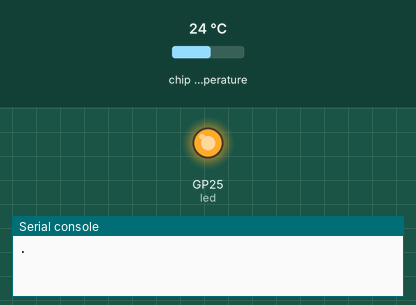
This program was run on a simulated Raspberry Pi Pico running MicroPython. Shown: output pins drawn as LEDs (lit = HIGH), the last lines printed to the serial console. The inputs (shaded band) are chosen by the test bench; at power-on: chip temperature 24 °C. WiFi joins after 1.5 s.

Above: at 0.1 s.
At 1.1 s:
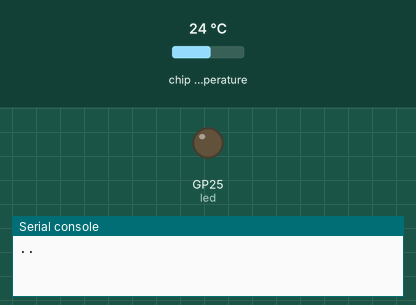
Timing chart, 0 to 2.6 s (numbered marks = the images above):
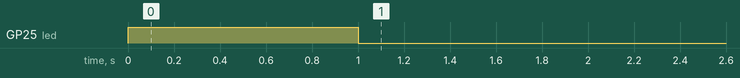

The program:

example03_wlan.py
```python
# (licence header left out)
SSID = "1234ABCD"                               # 無線LANアクセスポイント SSID
PASS = "password"                               # パスワード

udp_to = '255.255.255.255'                      # UDPブロードキャスト
udp_port = 1024                                 # UDPポート番号
device_s = 'temp._3'                            # デバイス識別名
interval = 10                                   # 送信間隔（秒）
temp_offset = 8.0                               # CPU温度上昇値(要調整)

from machine import ADC,Pin                     # machineからADCを組み込む
from machine import UART                        # machineからUARTを組み込む
from utime import sleep                         # μtimeからsleepを組み込む
import network                                  # ネットワーク通信
import usocket                                  # μソケット通信

led = Pin("LED", Pin.OUT)                       # Pico W LED用ledを生成
adc = ADC(4)                                    # 温度センサ用adcを生成

wlan = network.WLAN(network.STA_IF)             # 無線LAN用のwlanを生成
wlan.active(True)                               # 無線LANを起動
wlan.connect(SSID, PASS)                        # 無線LANに接続
while wlan.status() != 3:                       # 接続待ち
    print('.', end='')                          # 接続中表示
    led.toggle()                                # LEDの点灯／非点灯の反転
    sleep(1)                                    # 1秒間の待ち時間処理
print('\n',wlan.ifconfig())                     # 無線LANの状態を表示

while True:                                     # 繰り返し処理
    val = adc.read_u16()                        # ADC値を取得して変数valに代入
    mv = val * 3300 / 65535                     # ADC値を電圧(mV)に変換
    temp = 27 - (mv - 706) / 1.721              # ADC電圧値を温度(℃)に変換
    temp -= temp_offset                         # temp_offsetを減算
    temp_i = round(temp)                        # 整数に変換してtemp_iへ
    print('Temperature =',temp_i,'('+str(temp)+')') # 温度値を表示する
    led.value(1)                                # LEDをONにする

    sock = usocket.socket(usocket.AF_INET,usocket.SOCK_DGRAM) # μソケット作成
    udp_s = device_s + ', ' + str(temp_i)       # 表示用の文字列変数udp
    print('send :', udp_s)                      # 受信データを出力
    udp_bytes = (udp_s + '\n').encode()         # バイト列に変換

    try:
        sock.sendto(udp_bytes,(udp_to,udp_port)) # UDPブロードキャスト送信
    except Exception as e:                      # 例外処理発生時
        print(e)                                # エラー内容を表示
    sock.close()                                # ソケットの切断

    led.value(0)                                # LEDをOFFにする
    sleep(interval)                             # 送信間隔用の待ち時間処理

'''
参考文献

Pico W のLED 使用方法
	https://forums.raspberrypi.com/viewtopic.php?t=336836

Error ENOMEM や EADDRINUSE が出た場合はハードウェアリセットを実行してください
	machine.reset()
'''
```
